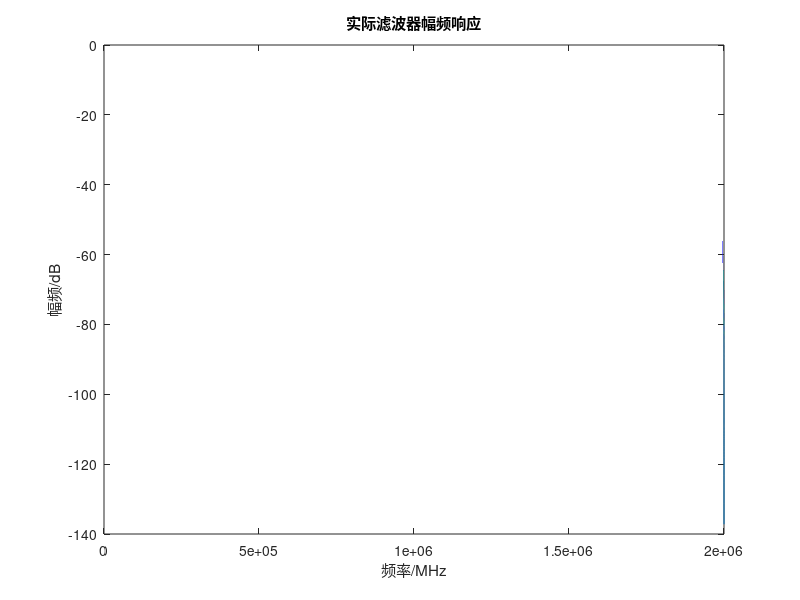

MATLAB code for this plot: (Note: this script raises an error after producing the figure.)
%%
clear;
NUM=[ 0  -0.0086  0.0725  0.4361  0.4361  0.0725  -0.0086 0];
Fs=4e6;%信号频率
N=length(NUM);
T=1/Fs;Tp=N*T;%采样时间
t=(0:N-1)/Fs;%t=0-2s

N_fft = 4e6; % 频率点的数量，通常选择2的幂次方以利用FFT的效率  
% 计算频率向量（归一化）  
f = (0:N_fft-1)*(Fs/N_fft);  
% f=0:Fs/N:Fs*(N-1)/N;%步长f1/N
NUM1 = NUM*10000
disp(NUM1);
% 使用 freqz 计算频率响应  
[H3, w3] = freqz(NUM, 1, N_fft, Fs);  

% w=2*pi*f/Fs;%归一化频  
plot(w3, 20*log10(abs(H3)));
title('实际滤波器幅频响应');
xlabel('频率/MHz');
ylabel('幅频/dB');

load("Num.mat");
file_name="./coeff.dat" ;
fid =fopen(file_name,'w');
for i= 1: 8
    fprintf(fid ,'%d\n',NUM1(i));
end
fclose(fid);